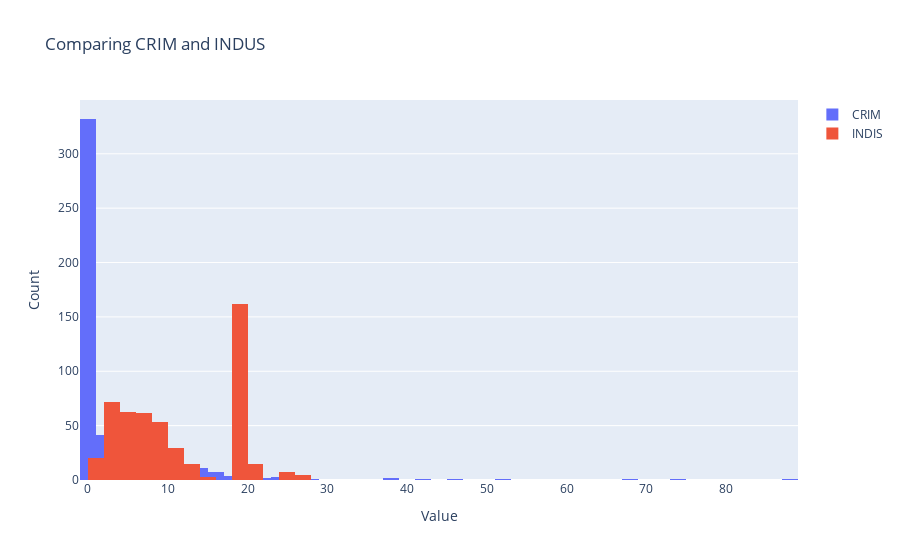

The notebook cell this image was saved under:
### Code cell
# overlay 2 datasets in one histogram

hist1 = go.Histogram(x=df['CRIM'], name='CRIM' )
hist2 = go.Histogram(x=df['INDUS'], name='INDIS' )

data = [hist1, hist2]

layout = go.Layout(
    title='Comparing CRIM and INDUS',
    barmode='overlay',
    xaxis=dict(
    title='Value'
    ),
    yaxis=dict(
        title='Count'
    ),
    yaxis2=dict(
        title='Count',
        anchor='free',
        overlaying='y',
        side='right',
        position=1
    )        
)

fig = go.Figure(data=data,layout=layout)
py.iplot(fig)

### Figure 1 — Plotly figure (JSON) as saved in the notebook; plotly's stock layout.template omitted (floating-point values rounded to 4 significant figures; data arrays with more than 128 entries replaced by an {"elided": "..."} marker saying what was removed)
{"data": [{"name": "CRIM", "type": "histogram", "x": {"elided": "506 float values"}}, {"name": "INDIS", "type": "histogram", "x": {"elided": "506 float values"}}], "layout": {"barmode": "overlay", "title": {"text": "Comparing CRIM and INDUS"}, "xaxis": {"title": {"text": "Value"}}, "yaxis": {"title": {"text": "Count"}}, "yaxis2": {"anchor": "free", "overlaying": "y", "position": 1, "side": "right", "title": {"text": "Count"}}}}
